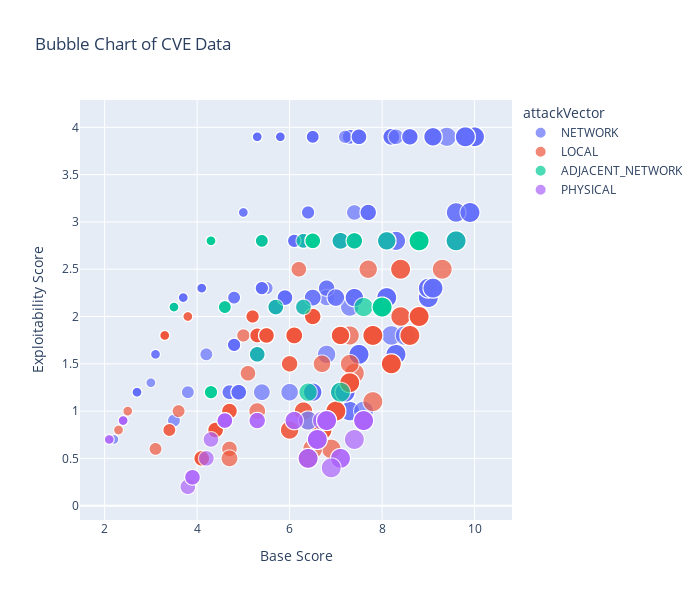

The notebook cell this image was saved under:
### Code cell
dt_analyzer.show_bubble_chart(processed_df, "baseScore", "exploitabilityScore", "Base Score", "Exploitability Score", "impactScore", "attackVector", 700, 600, "png")

### Figure 1 — Plotly figure (JSON) as saved in the notebook; plotly's stock layout.template omitted (floating-point values rounded to 4 significant figures; data arrays with more than 128 entries replaced by an {"elided": "..."} marker saying what was removed)
{"data": [{"hovertemplate": "attackVector=NETWORK<br>Base Score=%{x}<br>Exploitability Score=%{y}<br>impactScore=%{marker.size}<extra></extra>", "legendgroup": "NETWORK", "marker": {"color": "#636efa", "size": {"elided": "2719 float values"}, "sizemode": "area", "sizeref": 0.015, "symbol": "circle"}, "mode": "markers", "name": "NETWORK", "showlegend": true, "type": "scattergl", "x": {"elided": "2719 float values"}, "xaxis": "x", "y": {"elided": "2719 float values"}, "yaxis": "y"}, {"hovertemplate": "attackVector=LOCAL<br>Base Score=%{x}<br>Exploitability Score=%{y}<br>impactScore=%{marker.size}<extra></extra>", "legendgroup": "LOCAL", "marker": {"color": "#EF553B", "size": {"elided": "942 float values"}, "sizemode": "area", "sizeref": 0.015, "symbol": "circle"}, "mode": "markers", "name": "LOCAL", "showlegend": true, "type": "scattergl", "x": {"elided": "942 float values"}, "xaxis": "x", "y": {"elided": "942 float values"}, "yaxis": "y"}, {"hovertemplate": "attackVector=ADJACENT_NETWORK<br>Base Score=%{x}<br>Exploitability Score=%{y}<br>impactScore=%{marker.size}<extra></extra>", "legendgroup": "ADJACENT_NETWORK", "marker": {"color": "#00cc96", "size": [5.9, 3.6, 2.5, 5.9, 4.2, 3.6, 5.9, 5.9, 3.6, 3.6, 4, 4, 3.6, 5.9, 3.6, 3.6, 1.4, 1.4, 5.9, 5.9, 2.7, 3.6, 5.9, 5.9, 2.7, 3.6, 5.9, 5.9, 2.7, 3.6, 3.6, 5.9, 3.6, 3.4, 5.9, 3.6, 1.4, 3.6, 1.4, 1.4, 5.9, 3.6, 5.5, 5.9, 5.2, 5.9, 5.9, 5.9, 5.9, 3.6, 5.9, 5.9, 2.5, 2.5, 2.5, 3.6, 5.5, 3.6, 5.9, 5.9, 5.9, 5.9, 5.9, 3.7, 5.9, 5.9, 1.4, 5.9, 3.6, 3.6, 3.6, 3.6, 3.6, 3.6, 5.9, 6, 5.9, 5.9, 5.2, 3.6, 5.9, 5.9, 5.9, 5.9, 3.6, 5.9, 5.9, 3.6], "sizemode": "area", "sizeref": 0.015, "symbol": "circle"}, "mode": "markers", "name": "ADJACENT_NETWORK", "showlegend": true, "type": "scattergl", "x": [8, 5.3, 5.4, 8.8, 7.1, 6.5, 8.8, 8.8, 6.5, 6.5, 7.4, 7.4, 6.5, 8.8, 6.5, 6.5, 4.3, 4.3, 8.8, 8.8, 4.3, 6.5, 8.8, 8.8, 4.3, 6.5, 8.8, 8.8, 4.3, 6.5, 6.5, 8.8, 6.5, 6.3, 8.8, 6.5, 3.5, 6.5, 3.5, 4.3, 8.8, 6.5, 6.4, 8.8, 8.1, 8.8, 8.8, 8.8, 6.8, 6.5, 8.8, 8.8, 5.4, 4.6, 4.6, 5.7, 7.6, 6.5, 8.8, 8.8, 8.8, 8.8, 8.8, 6.3, 8.8, 8.8, 4.3, 6.8, 6.5, 6.5, 6.5, 6.5, 6.5, 6.5, 8.8, 9.6, 8, 8.8, 6.4, 6.5, 8.8, 8, 8.8, 8, 6.5, 7.1, 8.8, 6.5], "xaxis": "x", "y": [2.1, 1.6, 2.8, 2.8, 2.8, 2.8, 2.8, 2.8, 2.8, 2.8, 2.8, 2.8, 2.8, 2.8, 2.8, 2.8, 2.8, 2.8, 2.8, 2.8, 1.2, 2.8, 2.8, 2.8, 1.2, 2.8, 2.8, 2.8, 1.2, 2.8, 2.8, 2.8, 2.8, 2.8, 2.8, 2.8, 2.1, 2.8, 2.1, 2.8, 2.8, 2.8, 0.9, 2.8, 2.8, 2.8, 2.8, 2.8, 0.9, 2.8, 2.8, 2.8, 2.8, 2.1, 2.1, 2.1, 2.1, 2.8, 2.8, 2.8, 2.8, 2.8, 2.8, 2.1, 2.8, 2.8, 2.8, 0.9, 2.8, 2.8, 2.8, 2.8, 2.8, 2.8, 2.8, 2.8, 2.1, 2.8, 1.2, 2.8, 2.8, 2.1, 2.8, 2.1, 2.8, 1.2, 2.8, 2.8], "yaxis": "y"}, {"hovertemplate": "attackVector=PHYSICAL<br>Base Score=%{x}<br>Exploitability Score=%{y}<br>impactScore=%{marker.size}<extra></extra>", "legendgroup": "PHYSICAL", "marker": {"color": "#ab63fa", "size": [6, 3.6, 5.9, 3.6, 5.9, 5.9, 5.9, 5.9, 5.9, 5.9, 5.9, 5.9, 5.9, 3.6, 3.6, 3.6, 3.6, 3.6, 3.6, 3.6, 3.6, 3.6, 3.6, 3.6, 3.6, 3.6, 3.6, 5.9, 5.9, 5.9, 5.9, 5.9, 4, 6, 6, 6, 5.9, 5.2, 3.6, 3.6, 5.9, 5.9, 3.6, 5.9, 3.6, 3.6, 5.9, 3.6, 5.9, 5.9, 5.5, 3.6, 5.9, 1.4, 1.4, 3.6, 6, 3.6, 3.6, 5.9, 5.9, 5.9, 5.9, 6, 5.9, 5.9, 1.4, 4, 6, 1.4, 3.6, 5.9, 5.3, 3.6, 3.6, 5.2, 5.9, 5.9, 5.9, 1.4, 3.6, 3.6, 1.4, 3.6, 5.9, 5.9, 6, 5.9], "sizemode": "area", "sizeref": 0.015, "symbol": "circle"}, "mode": "markers", "name": "PHYSICAL", "showlegend": true, "type": "scattergl", "x": [7.1, 4.6, 6.8, 4.6, 6.8, 6.8, 6.6, 6.6, 6.6, 6.8, 6.8, 6.8, 6.6, 4.6, 4.6, 4.6, 4.6, 4.6, 4.6, 4.6, 4.6, 4.6, 4.6, 4.6, 4.6, 4.6, 4.6, 6.4, 6.4, 6.8, 6.8, 6.8, 5.3, 7.1, 7.6, 7.6, 6.8, 6.1, 4.6, 4.2, 6.8, 6.8, 4.6, 6.8, 4.6, 4.6, 6.8, 4.6, 6.6, 6.8, 6.4, 4.6, 6.8, 2.1, 2.1, 4.3, 7.6, 4.6, 3.8, 6.8, 6.8, 6.8, 6.8, 6.9, 6.8, 6.8, 2.4, 5.3, 7.6, 2.4, 4.6, 6.8, 6.7, 3.9, 3.9, 6.1, 6.8, 6.8, 6.8, 2.4, 4.6, 4.6, 2.4, 4.6, 6.8, 6.8, 7.4, 6.8], "xaxis": "x", "y": [0.5, 0.9, 0.9, 0.9, 0.9, 0.9, 0.7, 0.7, 0.7, 0.9, 0.9, 0.9, 0.7, 0.9, 0.9, 0.9, 0.9, 0.9, 0.9, 0.9, 0.9, 0.9, 0.9, 0.9, 0.9, 0.9, 0.9, 0.5, 0.5, 0.9, 0.9, 0.9, 0.9, 0.5, 0.9, 0.9, 0.9, 0.9, 0.9, 0.5, 0.9, 0.9, 0.9, 0.9, 0.9, 0.9, 0.9, 0.9, 0.7, 0.9, 0.9, 0.9, 0.9, 0.7, 0.7, 0.7, 0.9, 0.9, 0.2, 0.9, 0.9, 0.9, 0.9, 0.4, 0.9, 0.9, 0.9, 0.9, 0.9, 0.9, 0.9, 0.9, 0.9, 0.3, 0.3, 0.9, 0.9, 0.9, 0.9, 0.9, 0.9, 0.9, 0.9, 0.9, 0.9, 0.9, 0.7, 0.9], "yaxis": "y"}], "layout": {"height": 600, "legend": {"itemsizing": "constant", "title": {"text": "attackVector"}, "tracegroupgap": 0}, "title": {"text": "Bubble Chart of CVE Data"}, "width": 700, "xaxis": {"anchor": "y", "domain": [0, 1], "title": {"text": "Base Score"}}, "yaxis": {"anchor": "x", "domain": [0, 1], "title": {"text": "Exploitability Score"}}}}
